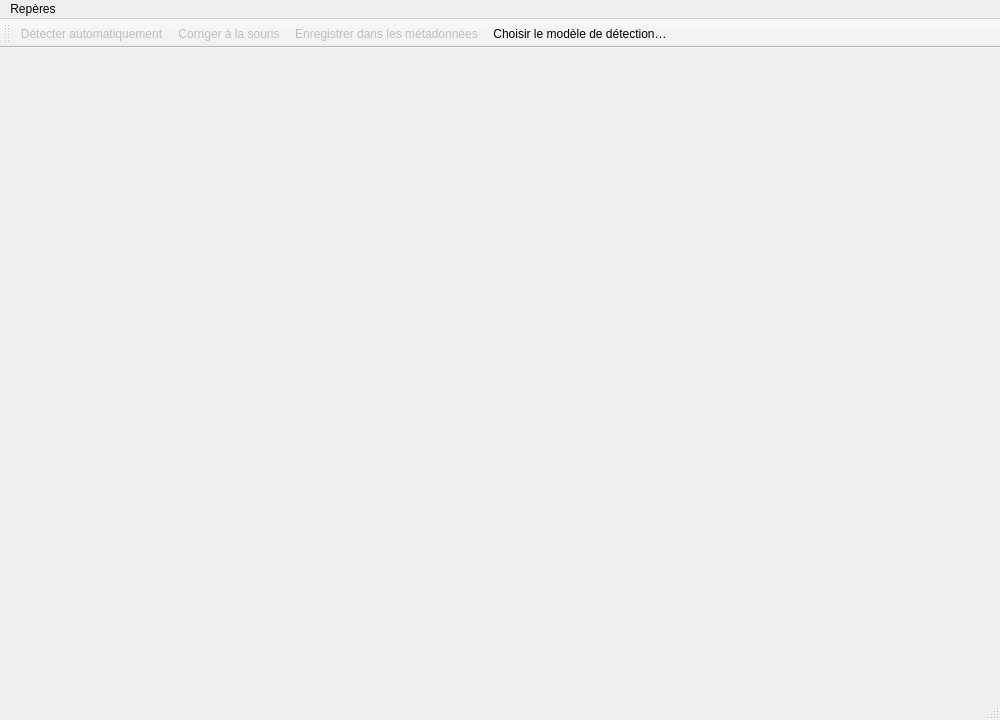
<?xml version="1.0" encoding="UTF-8"?>
<ui version="4.0">
 <class>MainWindow</class>
 <widget class="QMainWindow" name="MainWindow">
  <property name="geometry">
   <rect>
    <x>0</x>
    <y>0</y>
    <width>1000</width>
    <height>720</height>
   </rect>
  </property>
  <property name="windowTitle">
   <string>Auto Face ID Register — Détection de repères</string>
  </property>
  <widget class="QWidget" name="centralwidget">
   <layout class="QVBoxLayout" name="verticalLayout">
    <item>
     <widget class="QWidget" name="imageContainer">
      <property name="sizePolicy">
       <sizepolicy hsizetype="Preferred" vsizetype="Expanding">
        <horstretch>0</horstretch>
        <verstretch>1</verstretch>
       </sizepolicy>
      </property>
      <layout class="QVBoxLayout" name="imageLayout">
       <property name="leftMargin">
        <number>0</number>
       </property>
       <property name="topMargin">
        <number>0</number>
       </property>
       <property name="rightMargin">
        <number>0</number>
       </property>
       <property name="bottomMargin">
        <number>0</number>
       </property>
      </layout>
     </widget>
    </item>
   </layout>
  </widget>
  <widget class="QMenuBar" name="menubar">
   <property name="geometry">
    <rect>
     <x>0</x>
     <y>0</y>
     <width>1000</width>
     <height>22</height>
    </rect>
   </property>
   <widget class="QMenu" name="menuReperes">
    <property name="title">
     <string>Repères</string>
    </property>
    <addaction name="actionDetect"/>
    <addaction name="actionReview"/>
    <addaction name="actionSaveToMetadata"/>
    <addaction name="actionChooseModel"/>
   </widget>
   <addaction name="menuReperes"/>
  </widget>
  <widget class="QStatusBar" name="statusbar"/>
  <widget class="QToolBar" name="toolBar">
   <property name="windowTitle">
    <string>Outils</string>
   </property>
   <attribute name="toolBarArea">
    <enum>TopToolBarArea</enum>
   </attribute>
   <attribute name="toolBarBreak">
    <bool>false</bool>
   </attribute>
   <addaction name="actionDetect"/>
   <addaction name="actionReview"/>
   <addaction name="actionSaveToMetadata"/>
   <addaction name="actionChooseModel"/>
  </widget>
  <action name="actionDetect">
   <property name="enabled">
    <bool>false</bool>
   </property>
   <property name="icon">
    <iconset resource="../../../resources/icons/media_restorer.qrc">
     <normaloff>:/icons/smiley.png</normaloff>:/icons/smiley.png
    </iconset>
   </property>
   <property name="text">
    <string>Détecter automatiquement</string>
   </property>
   <property name="toolTip">
    <string>Détecter les repères sur l'image via le modèle de vision (dessins/caricatures) (Ctrl+D)</string>
   </property>
   <property name="shortcut">
    <string>Ctrl+D</string>
   </property>
  </action>
  <action name="actionReview">
   <property name="enabled">
    <bool>false</bool>
   </property>
   <property name="icon">
    <iconset resource="../../../resources/icons/media_restorer.qrc">
     <normaloff>:/icons/eye.png</normaloff>:/icons/eye.png
    </iconset>
   </property>
   <property name="text">
    <string>Corriger à la souris</string>
   </property>
   <property name="toolTip">
    <string>Revoir et corriger les repères détectés en les re-désignant à la souris (Ctrl+R)</string>
   </property>
   <property name="shortcut">
    <string>Ctrl+R</string>
   </property>
  </action>
  <action name="actionSaveToMetadata">
   <property name="enabled">
    <bool>false</bool>
   </property>
   <property name="icon">
    <iconset resource="../../../resources/icons/media_restorer.qrc">
     <normaloff>:/icons/document-save-2.png</normaloff>:/icons/document-save-2.png
    </iconset>
   </property>
   <property name="text">
    <string>Enregistrer dans les métadonnées</string>
   </property>
   <property name="toolTip">
    <string>Écrire les repères (détectés ou corrigés) dans les métadonnées de l'image (confirmation demandée) (Ctrl+S)</string>
   </property>
   <property name="shortcut">
    <string>Ctrl+S</string>
   </property>
  </action>
  <action name="actionChooseModel">
   <property name="icon">
    <iconset resource="../../../resources/icons/media_restorer.qrc">
     <normaloff>:/icons/system-file-manager-3.png</normaloff>:/icons/system-file-manager-3.png
    </iconset>
   </property>
   <property name="text">
    <string>Choisir le modèle de détection…</string>
   </property>
   <property name="toolTip">
    <string>Choisir (ou changer) le modèle de détection zero-shot, mémorisé pour les prochaines fois (Ctrl+M)</string>
   </property>
   <property name="shortcut">
    <string>Ctrl+M</string>
   </property>
  </action>
 </widget>
 <resources>
  <include location="../../../resources/icons/media_restorer.qrc"/>
 </resources>
 <connections/>
</ui>
